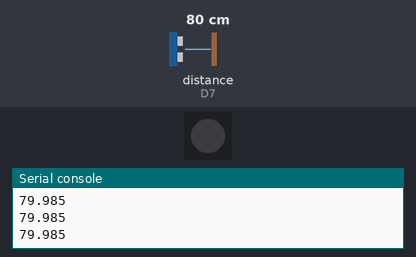
Bench run of a program on a simulated CircuitPython board. Parts: 1 RGB LEDs in strip order, left to right, the last lines printed to the serial console. Inputs (shaded band) come from the test bench; at power-on: distance to the obstacle (sensor on D7) 80 cm. The echo pulse lasts 58.3 µs per cm; dim RGB values are drawn brighter than linear.

Above: at 1.2 s.
1.3 s: distance to the obstacle (sensor on D7) set to 2 cm
At 2.2 s:
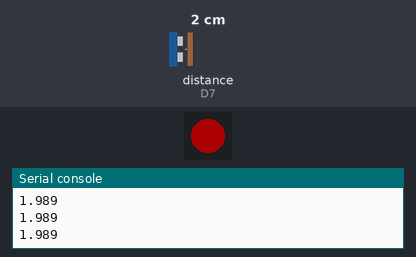
2.8 s: distance to the obstacle (sensor on D7) set to 18 cm
At 4.0 s:
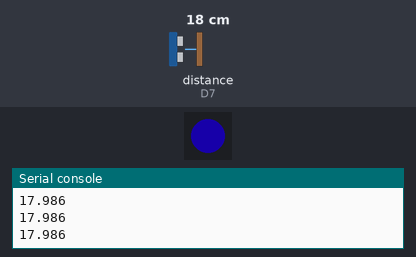
4.3 s: distance to the obstacle (sensor on D7) set to 35 cm
At 4.9 s:
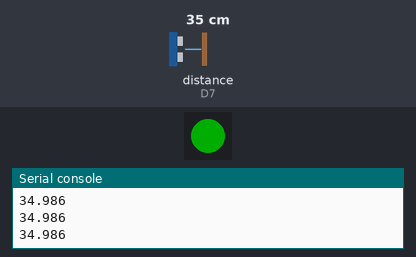
5.8 s: distance to the obstacle (sensor on D7) set to 4 cm
At 6.4 s:
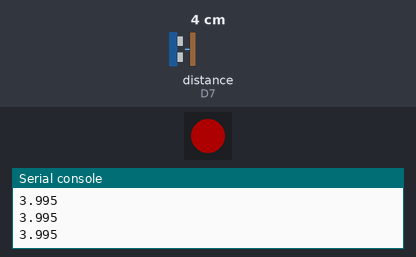
Timing chart, 0 to 8.3 s (numbered marks = the images above; inputs shaded):
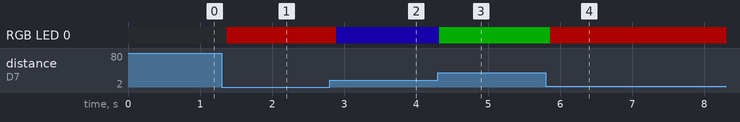

The program:

ultrasensorrange.py
```python
import time
import board
import adafruit_hcsr04
sonar = adafruit_hcsr04.HCSR04(trigger_pin=board.D8, echo_pin=board.D7)
import neopixel
from rainbowio import colorwheel
import simpleio

NUMPIXELS = 1#using the neopixel
SPEED = 0.05
BRIGHTNESS = 0.1#the brightness of the pixel
PIN = board.NEOPIXEL
red=0
blue=0
green=0

cm = 0
pixel = neopixel.NeoPixel(PIN, NUMPIXELS, brightness=0.2, auto_write=False)
while True:
    try: #try this code
        cm = sonar.distance
        if cm >= 0 and cm <=20:#between the values of 0 and 20 cm
            red = simpleio.map_range(cm, 5, 20, 255, 0)#slowly shift the red values from full(255) to 0
            blue = simpleio.map_range(cm, 5, 20, 0, 255)#start blue at zero and increase the blueness of the pixel untill 255 at 20cm
            green = 0#not doing anything yet
            print(cm)
            pixel.fill((red, green, blue)) #fill the pixel in with RGB
            pixel.show()
            time.sleep(0.1)
        elif cm >= 20 and cm <=35: #same thing with the last if statement except its with 20 to 35 cm
            red = 0#not in the range of colors
            blue = simpleio.map_range(cm, 20, 35, 255, 0)#blue starts at full at 20 cm and slowly moves to zero at 35cm
            green = simpleio.map_range(cm, 20, 35, 0, 255)#green starts at zero and the pixel will turn to full green(255) at 35cm
            print(cm)
            pixel.fill((red, green, blue))
            pixel.show()
            time.sleep(0.1)
        elif cm > 35 and cm < 120: #when the distance sensor reads 35 to 120
            green = 255
            pixel.fill(green) #make the pixel green
            red = 0
            blue = 0
            pixel.show
            print (cm)
            time.sleep(0.1)
    except:# if none of this code applies/works print this statement instead of stopping completely
        print("i crashed")
        time.sleep(0.1)
```

Measured:
- after the input at 1.3 s, RGB LED 0: off → RGB(51, 0, 0) after 0.07 s
- after the input at 2.8 s, RGB LED 0: RGB(51, 0, 0) → RGB(6, 0, 44) after 0.09 s
- after the input at 4.3 s, RGB LED 0: RGB(6, 0, 44) → RGB(0, 50, 0) at once
- after the input at 5.8 s, RGB LED 0: RGB(0, 50, 0) → RGB(51, 0, 0) after 0.06 s
